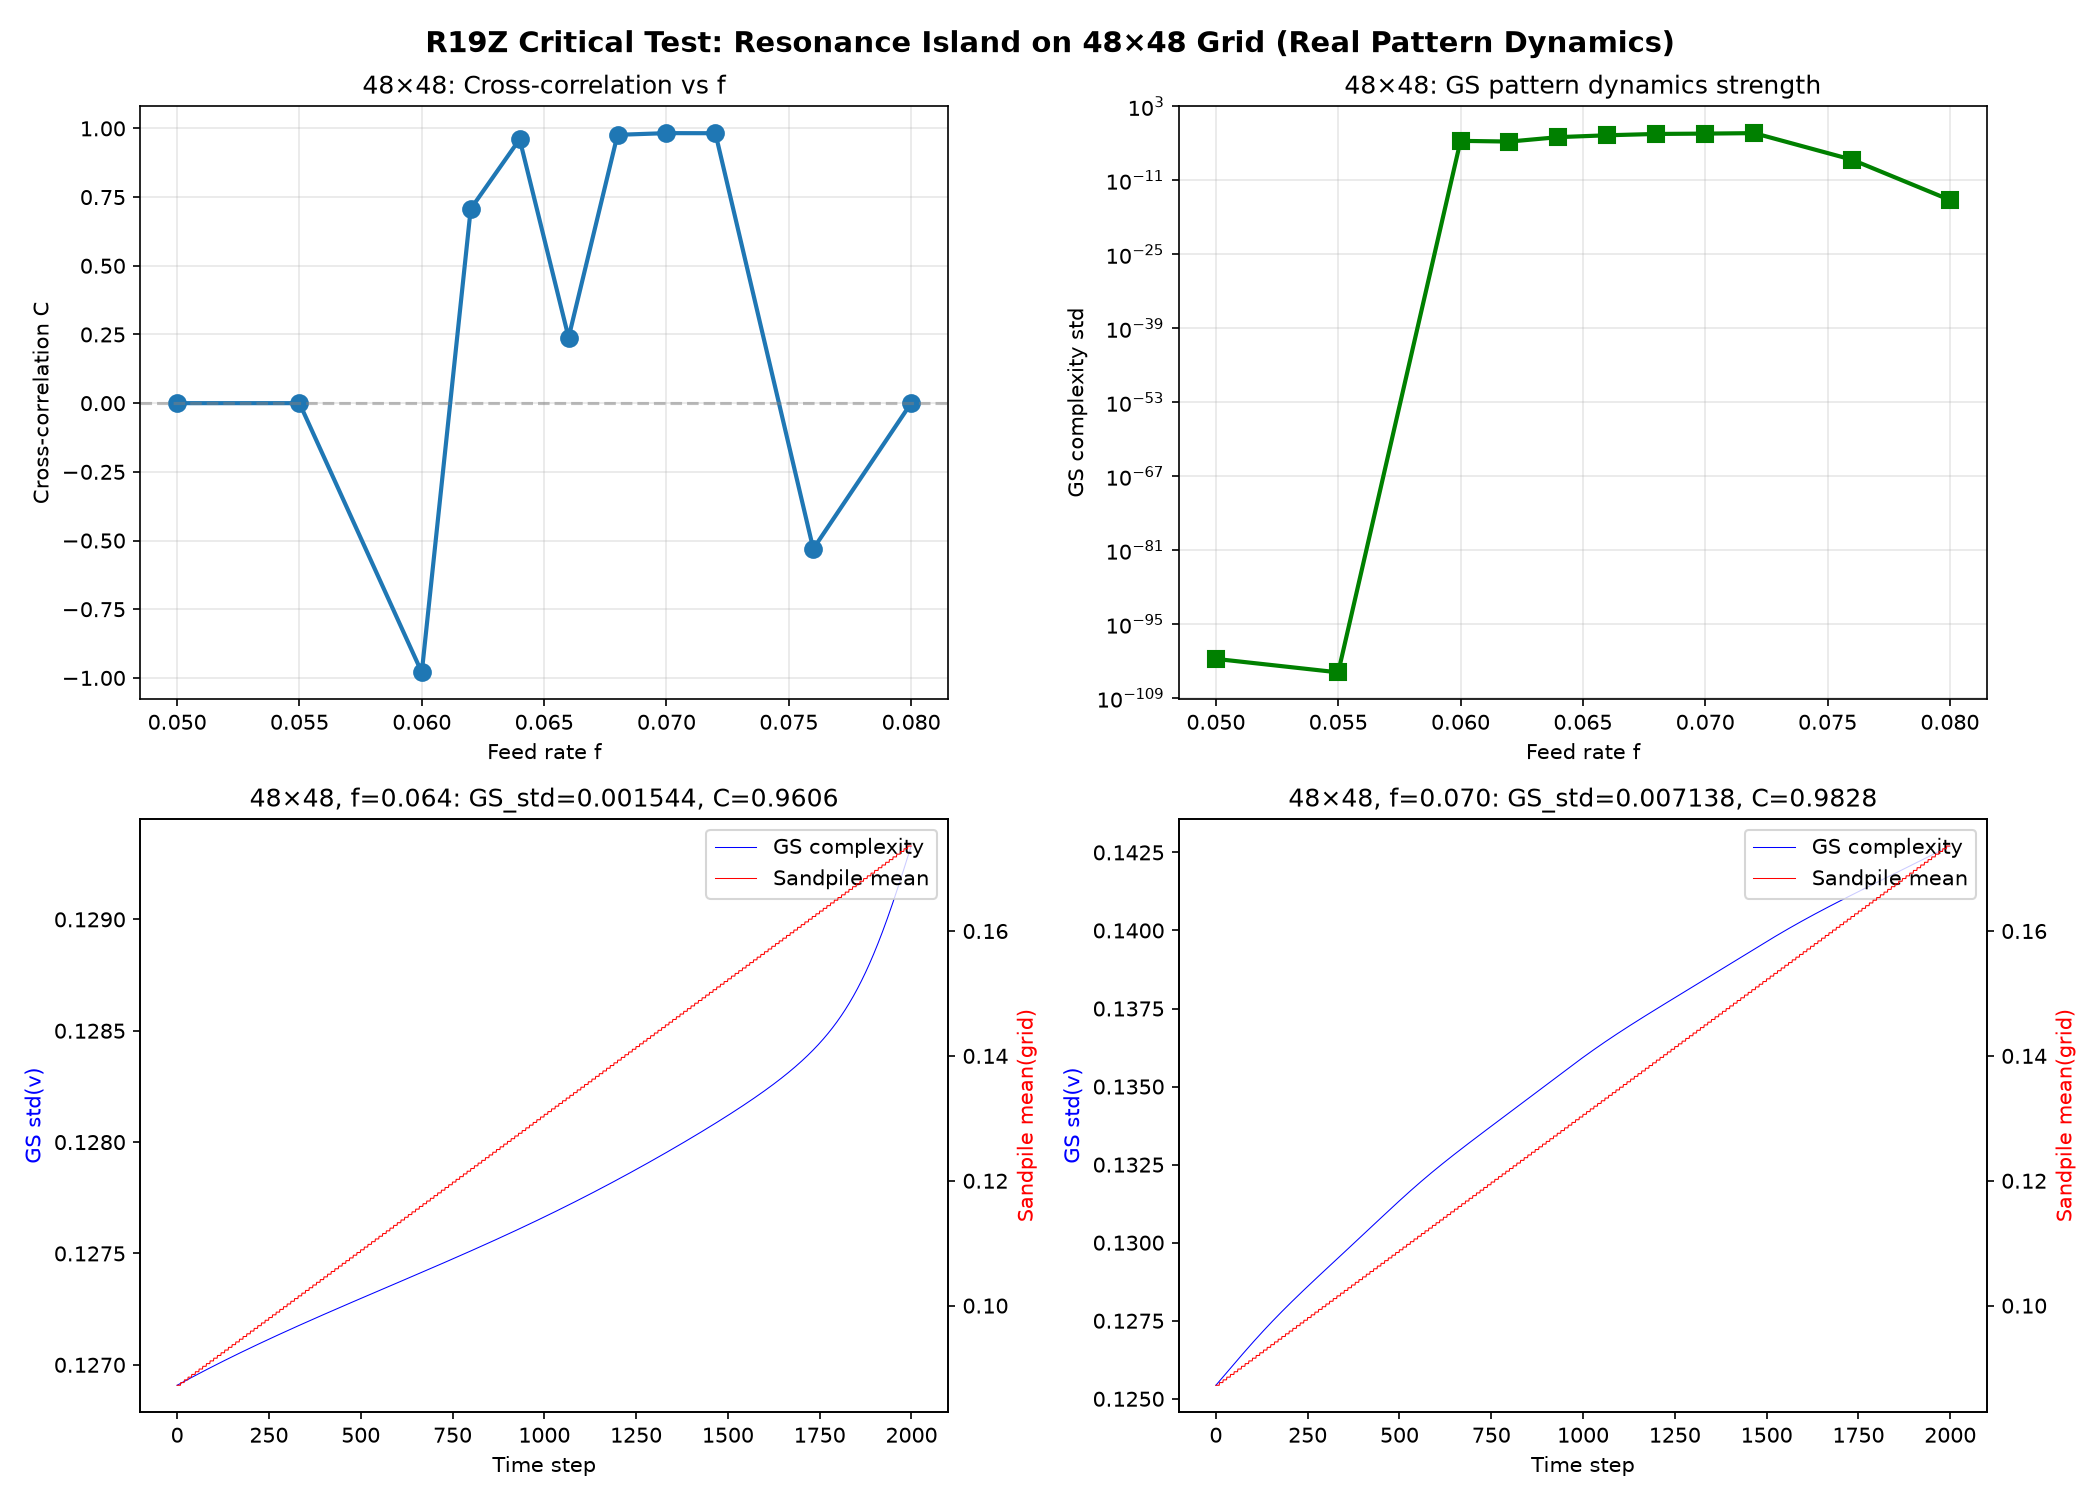

Here is the Python script that generated this plot:
"""
R19Z Critical Test: Does the Resonance Island survive on a large enough grid?

Previous finding: On 12x12 and 24x24, GS reaches static fixed point → 
the "resonance island" was noise correlation artifact.

On 48x48, GS shows real pattern dynamics (std_comp=0.054).

Now test: On 48x48, does the cross-correlation between GS and sandpile
show a real resonance island, or does it disappear?
"""
import numpy as np
import matplotlib
matplotlib.use('Agg')
import matplotlib.pyplot as plt
import json

def run_gs_sandpile_large(f_val, k=0.062, Du=0.16, Dv=0.08, size=48,
                          n_steps=4000, N_gap=10, burn_in=2000,
                          gs_to_sp=0.3, sp_to_gs=0.005, seed=42):
    """GS-sandpile coupled system on large grid."""
    rng = np.random.RandomState(seed)
    u = np.ones((size, size)) * 0.5
    v = np.ones((size, size)) * 0.25
    u[size//2-4:size//2+4, size//2-4:size//2+4] = 0.25
    v[size//2-4:size//2+4, size//2-4:size//2+4] = 0.75
    grid = np.zeros((size, size))
    threshold_base = 4.0
    gs_signal = np.zeros(n_steps)
    sp_signal = np.zeros(n_steps)
    sp_activity_arr = np.zeros(n_steps)
    
    for t in range(burn_in + n_steps):
        ti = t - burn_in
        u_pad = np.pad(u, 1, mode='reflect')
        v_pad = np.pad(v, 1, mode='reflect')
        u_lap = (u_pad[:-2,1:-1] + u_pad[2:,1:-1] + u_pad[1:-1,:-2] + u_pad[1:-1,2:] - 4*u)
        v_lap = (v_pad[:-2,1:-1] + v_pad[2:,1:-1] + v_pad[1:-1,:-2] + v_pad[1:-1,2:] - 4*v)
        uv2 = u * v * v
        f_eff = f_val
        if t > 0 and t % N_gap == 0 and ti > 0:
            f_eff = f_val + sp_to_gs * sp_activity_arr[ti - 1]
        u = u + Du * u_lap - uv2 + f_eff * (1 - u)
        v = v + Dv * v_lap + uv2 - (f_eff + k) * v
        u = np.clip(u, 0, 1)
        v = np.clip(v, 0, 1)
        
        gs_complexity = np.std(v)
        
        if t % N_gap == 0:
            threshold = threshold_base + gs_to_sp * (gs_complexity - 0.1) * 10
            threshold = max(threshold, 1.0)
            # Add grain to random site
            i, j = rng.randint(0, size, 2)
            grid[i, j] += 1
            avalanche = 0
            toppling = True
            while toppling:
                toppling = False
                above = np.where(grid >= threshold)
                for ii, jj in zip(above[0], above[1]):
                    toppling = True
                    avalanche += 1
                    grid[ii, jj] -= 4
                    if ii > 0: grid[ii-1, jj] += 1
                    if ii < size-1: grid[ii+1, jj] += 1
                    if jj > 0: grid[ii, jj-1] += 1
                    if jj < size-1: grid[ii, jj+1] += 1
        else:
            avalanche = 0
        
        if ti >= 0:
            gs_signal[ti] = gs_complexity
            sp_signal[ti] = np.mean(grid)
            sp_activity_arr[ti] = avalanche
    
    zero_lag = 0
    if np.std(gs_signal) > 1e-10 and np.std(sp_signal) > 1e-10:
        zero_lag = float(np.corrcoef(gs_signal, sp_signal)[0, 1])
    
    return {
        'f': float(f_val),
        'zero_lag': zero_lag,
        'gs_mean': float(np.mean(gs_signal)),
        'sp_mean': float(np.mean(sp_signal)),
        'gs_std': float(np.std(gs_signal)),
        'sp_std': float(np.std(sp_signal)),
        'gs_signal': gs_signal,
        'sp_signal': sp_signal,
    }

# Test on 48x48
print("=== Resonance Island Test on 48x48 (real pattern dynamics) ===")
f_values = [0.050, 0.055, 0.060, 0.062, 0.064, 0.066, 0.068, 0.070, 0.072, 0.076, 0.080]
results = {}
for f_val in f_values:
    r = run_gs_sandpile_large(f_val, size=48, n_steps=4000, burn_in=2000, seed=42)
    results[f_val] = r
    print(f"  f={f_val:.3f}: C={r['zero_lag']:+.4f}, gs_std={r['gs_std']:.6f}, sp_std={r['sp_std']:.6f}")
    if r['gs_std'] < 1e-6:
        print(f"    -> NO GS DYNAMICS (static). Correlation is noise.")
    elif r['gs_std'] < 1e-3:
        print(f"    -> WEAK GS dynamics. Correlation marginally meaningful.")
    else:
        print(f"    -> REAL GS dynamics. Correlation is meaningful.")

# Save
with open('r19z_large_grid_test.json', 'w') as f:
    json.dump({str(k): {kk: float(vv) if isinstance(vv, (int, float, np.floating)) else vv.tolist()
                        for kk, vv in v.items() if kk != 'gs_signal' and kk != 'sp_signal'}
               for k, v in results.items()}, f, indent=2)

# Plot
fig, axes = plt.subplots(2, 2, figsize=(14, 10))

# Panel 1: Cross-correlation vs f
ax = axes[0, 0]
f_vals = sorted(results.keys())
c_vals = [results[f]['zero_lag'] for f in f_vals]
gs_stds = [results[f]['gs_std'] for f in f_vals]
ax.plot(f_vals, c_vals, 'o-', linewidth=2, markersize=8)
ax.axhline(0, color='gray', linestyle='--', alpha=0.5)
ax.set_xlabel('Feed rate f')
ax.set_ylabel('Cross-correlation C')
ax.set_title('48×48: Cross-correlation vs f')
ax.grid(True, alpha=0.3)

# Panel 2: GS complexity std vs f
ax = axes[0, 1]
ax.plot(f_vals, gs_stds, 's-', color='green', linewidth=2, markersize=8)
ax.set_xlabel('Feed rate f')
ax.set_ylabel('GS complexity std')
ax.set_title('48×48: GS pattern dynamics strength')
ax.grid(True, alpha=0.3)
ax.set_yscale('log')

# Panel 3: Time series at f=0.064 (claimed island center)
ax = axes[1, 0]
r064 = results[0.064]
ax2 = ax.twinx()
l1 = ax.plot(r064['gs_signal'][:2000], linewidth=0.5, color='blue', label='GS complexity')
l2 = ax2.plot(r064['sp_signal'][:2000], linewidth=0.5, color='red', label='Sandpile mean')
ax.set_ylabel('GS std(v)', color='blue')
ax2.set_ylabel('Sandpile mean(grid)', color='red')
ax.set_xlabel('Time step')
ax.set_title(f'48×48, f=0.064: GS_std={r064["gs_std"]:.6f}, C={r064["zero_lag"]:.4f}')
lines = l1 + l2
ax.legend(lines, [l.get_label() for l in lines], loc='upper right')

# Panel 4: Time series at f=0.070
ax = axes[1, 1]
r070 = results[0.070]
ax2 = ax.twinx()
l1 = ax.plot(r070['gs_signal'][:2000], linewidth=0.5, color='blue', label='GS complexity')
l2 = ax2.plot(r070['sp_signal'][:2000], linewidth=0.5, color='red', label='Sandpile mean')
ax.set_ylabel('GS std(v)', color='blue')
ax2.set_ylabel('Sandpile mean(grid)', color='red')
ax.set_xlabel('Time step')
ax.set_title(f'48×48, f=0.070: GS_std={r070["gs_std"]:.6f}, C={r070["zero_lag"]:.4f}')
lines = l1 + l2
ax.legend(lines, [l.get_label() for l in lines], loc='upper right')

fig.suptitle('R19Z Critical Test: Resonance Island on 48×48 Grid (Real Pattern Dynamics)', 
             fontsize=14, fontweight='bold')
fig.tight_layout()
fig.savefig('r19z_large_grid_test.png', dpi=150)
print("\nSaved r19z_large_grid_test.png")
print("Done!")
